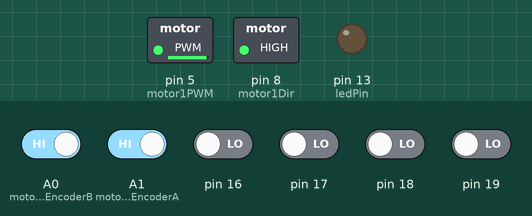
Bench run of a sketch on a simulated Arduino Uno, built for the host (arithmetic inside an expression is 32-bit, double 64-bit). Shown: switched loads named in the sketch (green lamp = pin HIGH), output pins drawn as LEDs (lit = HIGH). The inputs (shaded band) are chosen by the test bench; at power-on: A0 (motor1EncoderB), A1 (motor1EncoderA) HIGH, pin 16–19 LOW.

Above: at 0.1 s.
Timing chart, 0 to 1.6 s (numbered marks = the images above):
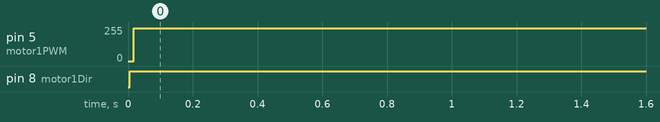

The sketch:

motorCtrl_position.ino
```cpp
#define ledPin 13
#define motor1EncoderA A1
#define motor1EncoderB A0
#define motor1Dir 8
#define motor1PWM 5

#define resolution 13517

volatile long motor1Counter = 0;
volatile int motor1Pos = 0;
volatile int motor1Rot = 0;
volatile int motor1Pos_pre = 0;
volatile int motor1Rot_pre = 0;
volatile double motor1Vel = 0;


#define KP 1
#define KI 0.1
volatile double motor1Vcmd = 0;

#define P_loop 20
#define P_KP 0.001
#define P_KI 0.005
volatile long motor1Pcmd = 0;
volatile double PWM = 0;

void timer1Setup(){
  TCCR1A = 0;
  TCCR1B = 0;
  TCCR1B |= (1<<WGM12);  // CTC mode; Clear Timer on Compare
  TCCR1B |= (1<<CS10);  // Prescaler == 1
  TIMSK1 |= (1 << OCIE1A);  // enable CTC for TIMER1_COMPA_vect
  TCNT1=0;  // counter 歸零
  OCR1A = 32;
}

void timer2Setup(){
  TCCR2A = 0;
  TCCR2B = 0;
  TCCR2B |= (1<<WGM22);  // CTC mode; Clear Timer on Compare
  TCCR2B |= (1<<CS22);  // Prescaler = 256
  TIMSK2 |= (1 << OCIE2A);  // enable CTC for TIMER1_COMPA_vect
  TCNT2=0;  // counter 歸零
  OCR2A = 62;
}

void setup() {
  Serial.begin(115200);
  pinMode(ledPin, OUTPUT);
  pinMode(motor1EncoderA, INPUT);
  pinMode(motor1EncoderB, INPUT);
  pinMode(motor1Dir, OUTPUT);
  pinMode(motor1PWM, OUTPUT);

  cli();  // 禁止中斷
  timer1Setup();  // 130 kHz
  timer2Setup();  // 1 kHz
  sei();  // 允許中斷
}
void driveMotor1(int speed){
  if(speed > 0){
    digitalWrite(motor1Dir, HIGH);
    analogWrite(motor1PWM, speed);
  }
  else{
    digitalWrite(motor1Dir, LOW);
    analogWrite(motor1PWM, -speed);
  }
}
double dx = 2000;
double x = 0;

void loop() {
    /*
  if(x>30000 || x<-30000) dx *= -1;
    x += dx;
  motor1Pcmd = x;//30000;*/
  motor1Pcmd = 15000;
  delay(10000);
  motor1Pcmd = -15000;
  delay(10000);
  //motor1Vcmd = x;
  /*
  Serial.print(x);
  Serial.print(", ");
  */

  Serial.print("Counter= ");
  Serial.print(motor1Counter);
  Serial.print(", ");
  Serial.print("POS= ");
  Serial.print(motor1Pos);
  Serial.print(", ");
  Serial.print(motor1Rot);
  Serial.print(", Vel=");
  Serial.print(motor1Vel);
  Serial.print(", PWM=");
  Serial.println(PWM);

  /*
  Serial.print(motor1Vel);
  Serial.print(",");
  Serial.print(PWM/32);
  Serial.print(",");
  Serial.println(x);
  */
  delay(10);
}

ISR(TIMER1_COMPA_vect)
{
  static bool A_pre = false;
  static bool B_pre = false;
  static bool A = false;
  static bool B = false;
  /*
  bool A = digitalRead(motor1EncoderA);
  bool B = digitalRead(motor1EncoderB);
  */
  A = PINC & B00000010;
  B = PINC & B00000001;
  if(!A && !B){
    if(A_pre && !B_pre)       motor1Counter++;
    else if(!A_pre && B_pre)  motor1Counter--;
  }
  else if(!A && B){
    if(!A_pre && !B_pre)      motor1Counter++;
    else if(A_pre && B_pre)   motor1Counter--;
  }
  else if(A && B){
    if(!A_pre && B_pre)       motor1Counter++;
    else if(A_pre && !B_pre)  motor1Counter--;
  }
  else if(A && !B){
    if(A_pre && B_pre)        motor1Counter++;
    else if(!A_pre && !B_pre) motor1Counter--;
  }
  A_pre = A;
  B_pre = B;
/*
  while(motor1Counter > resolution){
    motor1Counter -= resolution;
    motor1Rot++;
  }
  while(motor1Counter < -resolution){
    motor1Counter += resolution;
    motor1Rot--;
  }
  motor1Pos = motor1Counter;
  */
}

ISR(TIMER2_COMPA_vect){
    static double err = 0;
    static double G = 0;
    static double In = 0;

    static double P_err = 0;
    static double P_G = 0;
    static double P_In = 0;

    static int P_loopCounter = 0;
    while(motor1Counter > resolution){
    motor1Counter -= resolution;
    motor1Rot++;
    }
    while(motor1Counter < -resolution){
    motor1Counter += resolution;
    motor1Rot--;
    }
    motor1Pos = motor1Counter;

    int delPos = motor1Pos - motor1Pos_pre;
    int delRot = motor1Rot - motor1Rot_pre;
    motor1Vel = 1000.0 * delPos / resolution + 1000.0 * delRot;
    motor1Pos_pre = motor1Pos;
    motor1Rot_pre = motor1Rot;

    err = motor1Vcmd - motor1Vel;
    G = err * KP;
    In = In + 0.001 * err * KI;

    G =  (G>30  ? 30 : (G< -30 ? -30 : G));
    In = (In>30 ? 30 : (In<-30 ? -30 : In));
    PWM += G + In;
    PWM = (PWM>245 ? 245 : (PWM<-245 ? -245 : PWM));
    driveMotor1((int)PWM);

    if(P_loopCounter>= P_loop){
        P_loopCounter = 0;
        long motor1Location = motor1Pos + resolution * motor1Rot;

        P_err = motor1Pcmd - motor1Location;
        P_G = P_err * P_KP;
        P_In = P_In + 0.0005 * P_err * P_KI;

        P_G =  (P_G>5  ? 5 : (P_G< -5 ? -5 : P_G));
        P_In = (P_In>5 ? 5 : (P_In<-5 ? -5 : P_In));
        motor1Vcmd = P_G + P_In;
        motor1Vcmd = (motor1Vcmd>5 ? 5 : (motor1Vcmd<-5 ? -5 : motor1Vcmd));
    }
    P_loopCounter++;
}
```

Measured:
- by itself, pin 5 (motor1PWM): 0/255 → 245/255 at 0.02 s
- by itself, pin 8 (motor1Dir): LOW → HIGH at 0.01 s
